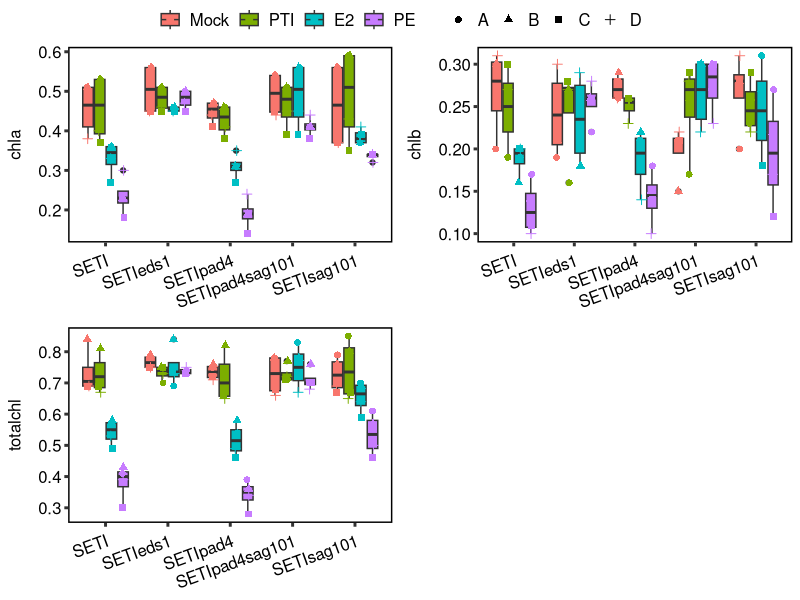
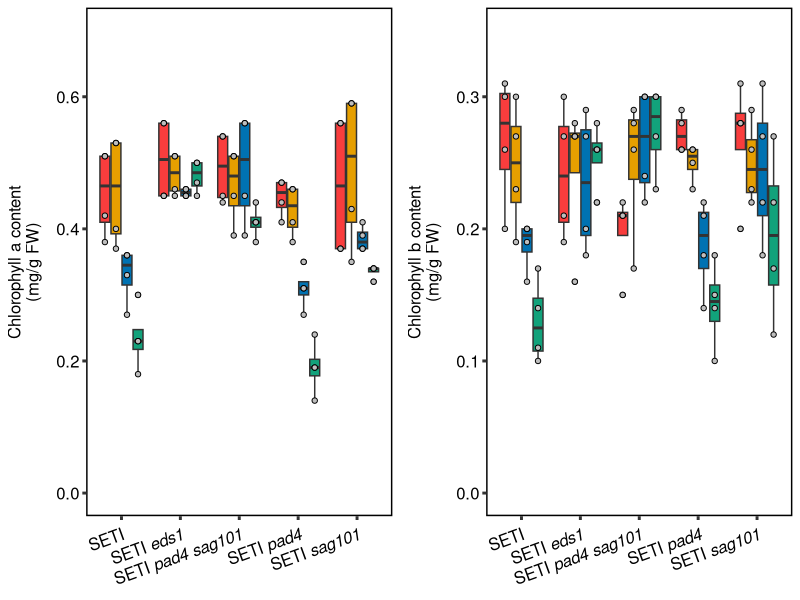
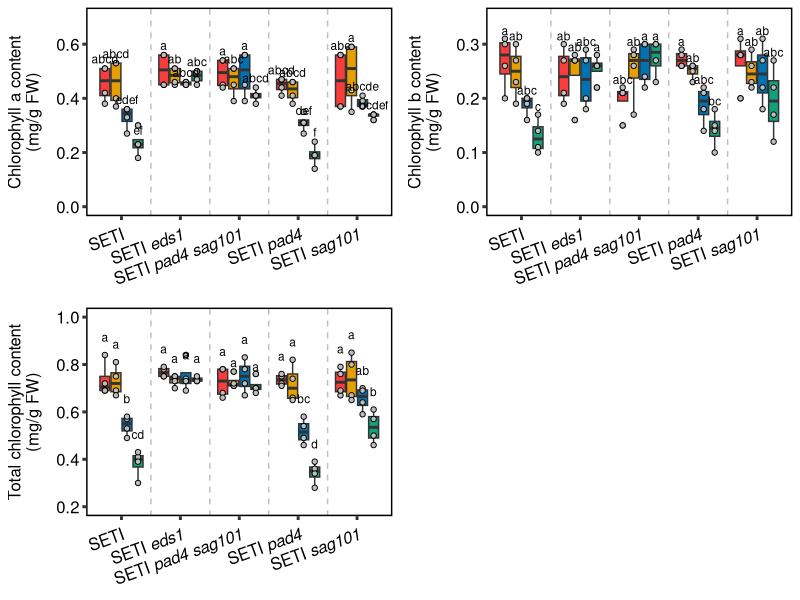

The R source for these figures, in order:
## ---- chunk 1
knitr::opts_chunk$set(echo = TRUE)
## ---- chunk 2
library("ggplot2")
library("tibble")
library("tidyr")
library("ggpubr")
library("multcompView")
library("stringr")

## ---- chunk 3
chlorophyll = read.csv2(file = "./Data/chlorophyll_lipase4batches.csv", sep = ";",
                         header = TRUE, dec = ".")
chlorophyll$treatment = factor(chlorophyll$treatment, levels = c("Mock", "PTI", "E2", "PE"))
## ---- chunk 4
dlab_theme = theme(axis.title.y = element_text(margin = margin(r = 10)), text = element_text(size=12), axis.text = element_text(size=12),
        axis.text.x = element_text(margin = margin(t = 5), size = 12, colour = "black", angle = 20, hjust=1),
        axis.text.y = element_text(color = "black"),
        axis.line = element_blank(),
        axis.ticks = element_line(size = 1),
        axis.title.x = element_blank(),
        legend.position="none", 
        legend.text= element_text(size = 12),
        #legend.title = element_text(size = 16, face = "bold"),
        panel.background = element_blank(),
        panel.spacing.x = unit(1, "lines"),
        panel.spacing.y=unit(0,"lines"),
        panel.grid =  element_blank(),
        legend.title = element_blank(),
        #panel.grid.major.y =  element_line(colour = "#999999"),
        panel.grid.minor.y =  element_blank(),
        panel.border = element_rect(fill = NA, color = "black", linewidth = 1),
        strip.background =element_rect(fill="white"),
        strip.text.x = element_text(size = 12, hjust = 0.5))

data_plot_a = ggplot(data = chlorophyll, mapping = aes(x = line, y = chla, fill = treatment)) +
  geom_boxplot() + dlab_theme +
   geom_jitter(mapping = aes(shape = batch, color = treatment, group = treatment), fill = "grey", size=2, position = position_jitterdodge(jitter.width = 0.1))
data_plot_b = ggplot(data = chlorophyll, mapping = aes(x = line, y = chlb, fill = treatment)) +
  geom_boxplot() + dlab_theme +
   geom_jitter(mapping = aes(shape = batch, color = treatment, group = treatment), fill = "grey", size=2, position = position_jitterdodge(jitter.width = 0.1))
data_plot_total = ggplot(data = chlorophyll, mapping = aes(x = line, y = totalchl, fill = treatment)) +
  geom_boxplot() + dlab_theme +
   geom_jitter(mapping = aes(shape = batch, color = treatment, group = treatment), fill = "grey", size=2, position = position_jitterdodge(jitter.width = 0.1))
all_plots = c(data_plot_a, data_plot_b, data_plot_total)
ggarrange(data_plot_a, data_plot_b, data_plot_total, ncol = 2, nrow = 2, common.legend = TRUE)
## ---- chunk 5

# Colorblind URL: https://davidmathlogic.com/colorblind/#%230072B2-%23117733-%2344AA99-%2388CCEE-%23E69F00-%23F93D3D-%23AA4499-%23882255

data_plot_a = ggplot(data = chlorophyll, mapping = aes(x = line, y = chla, fill = treatment)) +
  ylim(0,0.7) +
  geom_boxplot() +
   geom_jitter(mapping = aes(color = treatment, group = treatment), shape = 21, size=1.5, fill = "grey", position = position_jitterdodge(jitter.width = 0, dodge.width = 0.75)) +
  scale_color_manual(values = c("black", "black", "black", "black")) +
  guides(color = FALSE) +
  labs(y = "Chlorophyll a content\n(mg/g FW)", x = "Line") +
  scale_x_discrete(limits = c("SETI", "SETIeds1", "SETIpad4sag101", "SETIpad4", "SETIsag101"), labels=c(expression("SETI"), expression("SETI" ~ italic("eds1")), expression("SETI" ~ italic("pad4 sag101")), expression("SETI" ~ italic("pad4")), expression("SETI" ~ italic("sag101")))) + 
  dlab_theme + scale_fill_manual(values = c("#F93D3D", "#E69F00", "#0072B2", "#12A27B"),
                    name = "Treatment", labels = c("Mock", "PTI", "ETI", "PTI + ETI")) 

data_plot_b = ggplot(data = chlorophyll, mapping = aes(x = line, y = chlb, fill = treatment)) +
  ylim(0,0.35) +
  geom_boxplot()+
   geom_jitter(mapping = aes(color = treatment, group = treatment), shape = 21, fill = "grey", size=1.5, position = position_jitterdodge(jitter.width = 0, dodge.width = 0.75)) +
  scale_color_manual(values = c("black", "black", "black", "black")) +
  guides(color = FALSE) +
  labs(y = "Chlorophyll b content\n(mg/g FW)", x = "Line") +
  scale_x_discrete(limits = c("SETI", "SETIeds1", "SETIpad4sag101", "SETIpad4", "SETIsag101"), labels=c(expression("SETI"), expression("SETI" ~ italic("eds1")), expression("SETI" ~ italic("pad4 sag101")), expression("SETI" ~ italic("pad4")), expression("SETI" ~ italic("sag101"))))+ 
  dlab_theme + scale_fill_manual(values = c("#F93D3D", "#E69F00", "#0072B2", "#12A27B"),
                    name = "Treatment", labels = c("Mock", "PTI", "ETI", "PTI + ETI")) 

data_plot_total = ggplot(data = chlorophyll, mapping = aes(x = line, y = totalchl, fill = treatment)) +
  ylim(0.2,1) +
  geom_boxplot()+
   geom_jitter(mapping = aes(color = treatment, group = treatment), shape = 21, fill = "grey", size=1.5, position = position_jitterdodge(jitter.width = 0, dodge.width = 0.75)) +
  scale_color_manual(values = c("black", "black", "black", "black")) +
  guides(color = FALSE) +
  labs(y = "Total chlorophyll content\n(mg/g FW)", x = "Line") +
  scale_x_discrete(limits = c("SETI", "SETIeds1", "SETIpad4sag101", "SETIpad4", "SETIsag101"), labels=c(expression("SETI"), expression("SETI" ~ italic("eds1")), expression("SETI" ~ italic("pad4 sag101")), expression("SETI" ~ italic("pad4")), expression("SETI" ~ italic("sag101")))) + 
  dlab_theme + scale_fill_manual(values = c("#F93D3D", "#E69F00", "#0072B2", "#12A27B"),
                    name = "Treatment", labels = c("Mock", "PTI", "ETI", "PTI + ETI")) 

all_plots = c(data_plot_a, data_plot_b, data_plot_total)
ggarrange(data_plot_a, data_plot_b, ncol = 2, nrow = 1, common.legend = FALSE)
## ---- chunk 6

# Chlorophyll a
stats_table = tibble(Line_treatment = rep(NA, 20),
                         sig_letters = rep(NA, 20))

activity_treatment = aov(chlorophyll$chla ~ chlorophyll$line*chlorophyll$treatment)
#summary(activity_treatment)
Tuckey <- TukeyHSD(activity_treatment)
stats = multcompLetters4(activity_treatment, Tuckey)

# Add values into table
stats_table$Line_treatment = names(stats$`chlorophyll$line:chlorophyll$treatment`[[1]])
stats_table = separate_wider_delim(stats_table, Line_treatment, ":", names = c("Lines", "Treatment"))
stats_table$sig_letters = str_trim(stats$`chlorophyll$line:chlorophyll$treatment`[[2]])

# Order values
stats_table$Lines = factor(stats_table$Lines, levels = c("SETI", "SETIeds1", "SETIpad4sag101", "SETIpad4", "SETIsag101"))
stats_table$Treatment = factor(stats_table$Treatment, levels = c("Mock", "PTI", "E2", "PE"))
treatment_order = order(stats_table$Treatment)
stats_table = stats_table[treatment_order, ]
line_order = order(stats_table$Lines)
stats_table_a = stats_table[line_order, ]

print(summary(activity_treatment))
print(Tuckey)
print(stats)

# Chlorophyll b

stats_table = tibble(Line_treatment = rep(NA, 20),
                         sig_letters = rep(NA, 20))

activity_treatment = aov(chlorophyll$chlb ~ chlorophyll$line*chlorophyll$treatment)
#summary(activity_treatment)
Tuckey <- TukeyHSD(activity_treatment)
stats = multcompLetters4(activity_treatment, Tuckey)

# Add values into table
stats_table$Line_treatment = names(stats$`chlorophyll$line:chlorophyll$treatment`[[1]])
stats_table = separate_wider_delim(stats_table, Line_treatment, ":", names = c("Lines", "Treatment"))
stats_table$sig_letters = str_trim(stats$`chlorophyll$line:chlorophyll$treatment`[[2]])

# Order values
stats_table$Lines = factor(stats_table$Lines, levels = c("SETI", "SETIeds1", "SETIpad4sag101", "SETIpad4", "SETIsag101"))
stats_table$Treatment = factor(stats_table$Treatment, levels = c("Mock", "PTI", "E2", "PE"))
treatment_order = order(stats_table$Treatment)
stats_table = stats_table[treatment_order, ]
line_order = order(stats_table$Lines)
stats_table_b = stats_table[line_order, ]

print(summary(activity_treatment))
print(Tuckey)
print(stats)


# Chlorophyll total

stats_table = tibble(Line_treatment = rep(NA, 20),
                         sig_letters = rep(NA, 20))

activity_treatment = aov(chlorophyll$totalchl ~ chlorophyll$line*chlorophyll$treatment)
#summary(activity_treatment)
Tuckey <- TukeyHSD(activity_treatment)
stats = multcompLetters4(activity_treatment, Tuckey)

# Add values into table
stats_table$Line_treatment = names(stats$`chlorophyll$line:chlorophyll$treatment`[[1]])
stats_table = separate_wider_delim(stats_table, Line_treatment, ":", names = c("Lines", "Treatment"))
stats_table$sig_letters = str_trim(stats$`chlorophyll$line:chlorophyll$treatment`[[2]])

# Order values
stats_table$Lines = factor(stats_table$Lines, levels = c("SETI", "SETIeds1", "SETIpad4sag101", "SETIpad4", "SETIsag101"))
stats_table$Treatment = factor(stats_table$Treatment, levels = c("Mock", "PTI", "E2", "PE"))
treatment_order = order(stats_table$Treatment)
stats_table = stats_table[treatment_order,]
line_order = order(stats_table$Lines)
stats_table_total = stats_table[line_order, ]

print(summary(activity_treatment))
print(Tuckey)
print(stats)
## ---- chunk 7

stats_a = ggplot_build(data_plot_a)
stats_b = ggplot_build(data_plot_b)
stats_total = ggplot_build(data_plot_total)

data_plot_a = data_plot_a + 
  geom_text(data = tibble(test = 1:20), x = stats_a[["data"]][[1]][["x"]], y = stats_a[["data"]][[1]][["ymax"]] + 0.035, label = stats_table_a$sig_letters, size = 3, color = "black", inherit.aes = FALSE) +
  geom_vline(xintercept = c(1.5,2.5,3.5,4.5), linetype = "dashed", alpha = 0.25)


data_plot_b = data_plot_b + geom_text(data = tibble(test = 1:20), x = stats_a[["data"]][[1]][["x"]], y = stats_b[["data"]][[1]][["ymax"]] + 0.015, label = stats_table_b$sig_letters, size = 3, color = "black", inherit.aes = FALSE) +
  geom_vline(xintercept = c(1.5,2.5,3.5,4.5), linetype = "dashed", alpha = 0.25)


data_plot_total = data_plot_total + geom_text(data = tibble(test = 1:20), x = stats_a[["data"]][[1]][["x"]], y = stats_total[["data"]][[1]][["ymax"]] + 0.075, label = stats_table_total$sig_letters, size = 3, color = "black", inherit.aes = FALSE) +
  geom_vline(xintercept = c(1.5,2.5,3.5,4.5), linetype = "dashed", alpha = 0.25)


all_plots = c(data_plot_a, data_plot_b, data_plot_total)
lipase_supp = ggarrange(data_plot_a, data_plot_b, data_plot_total, ncol = 2, nrow = 2, common.legend = FALSE)
print(lipase_supp)
